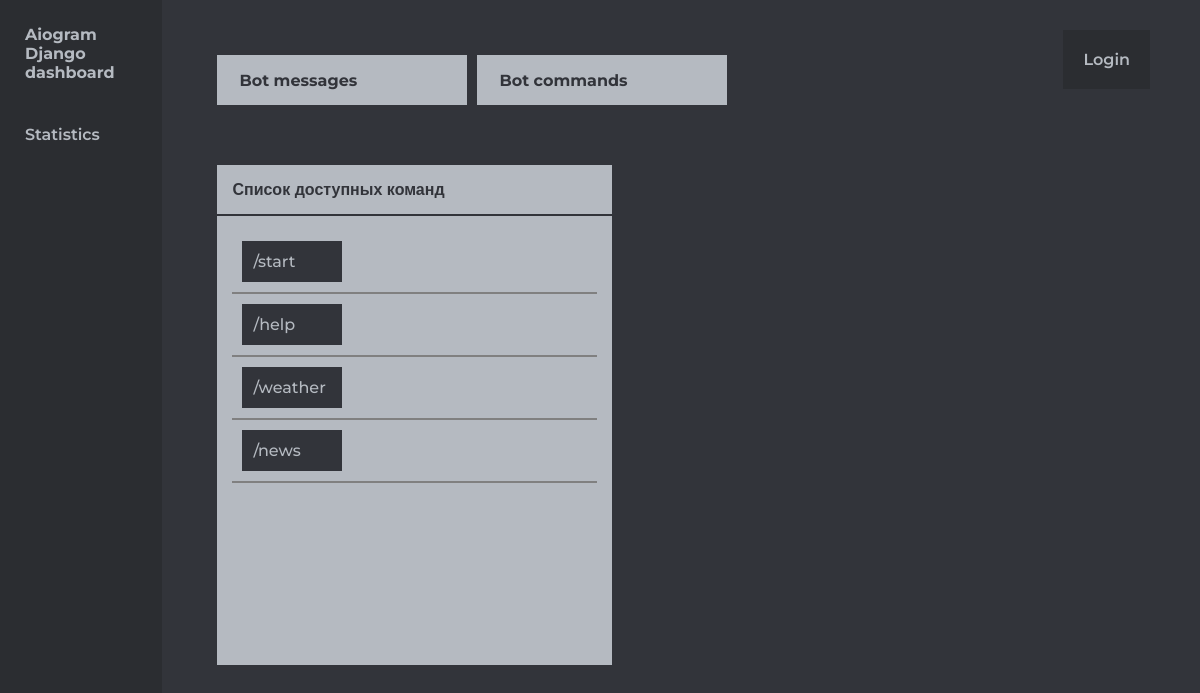
The page /commands/ on the database its author committed.
### bot_messages/models.py (models this page shows, shortened)
class Command(models.Model):
    command = models.CharField(max_length=124)
    text = models.TextField()
    def get_absolute_url(self):
        return reverse('command-detail', kwargs={'pk': self.pk})

### bot_messages/views.py (the view)
# urls.py: path('commands/', CommandListView.as_view(), name='commands-list'),
class CommandListView(ListView):
    template_name = 'bot_messages/command_list.html'
    model = Command
    context_object_name = 'commands'
    def get_context_data(self, **kwargs):
        context = super().get_context_data(**kwargs)
        context["title"] = "Command list"
        return context

### templates/bot_messages/command_list.html (shortened to what this page needs)
{% extends 'base.html' %}
{% load static %}
{% block links %}
<link rel="stylesheet" href="{% static 'css/dashboard.css' %}">
<link rel="stylesheet" href="{% static 'css/include/sidebar.css' %}">
{% endblock %}
{% block content %}
<div class="container">
    {% include 'include/sidebar.html' %}
    <section class="content">
    {% include 'include/dashboard-controls.html' %}
        <section class="articles">
            <article class="article__default popular__commands">
                <h1 class="title">Список доступных команд</h1>
                <ul class="commands__ul">
                    {% for command in commands %}
                    <ul class="command__ul">
                        <a class="command_li command__title command__link" href="{{ command.get_absolute_url }}">{{ command.command }}</a>
                    </ul>
                    {% endfor %}
                </ul>
            </article>
        </section>
    </section>
</div>
{% endblock %}

### static/css/base.css (style rules this page uses)
* { font-size: 16px; margin: 0px; padding: 0px; box-sizing: border-box; font-family: 'Montserrat', sans-serif; }
.container { display: flex; height: 100vh; background-color: #32343a; }

### static/css/dashboard.css (style rules this page uses)
.content { width: 100%; height: 100vh; display: flex; flex-direction: column; }
.content .articles { display: flex; margin-left: 50px; }
.content .article__default { background-color: #b5bac1; width: 40%; height: 500px; justify-self: left; align-self: center; margin: 5px; overflow: auto; }
.content .article__default .title { color: #32343a; padding: 15px; }
.content .article__default .commands__ul { border-top: 2px solid #32343a; padding: 15px; list-style-type: none; }
.commands__ul .command__ul { padding: 10px; list-style-type: none; border-bottom: 2px solid grey; display: flex; }
.commands__ul .command__title { background-color: #32343a; color: #b5bac1; font-weight: 500; width: 100px; padding: 9px; border: 2px solid #32343a; }
.command__link { text-decoration: none; }

### static/css/include/sidebar.css (style rules this page uses)
.sidebar p, h1, a { color: #b5bac1; }

### rows shown on the page
Command: command "/start"
Command: command "/help"
Command: command "/weather"
Command: command "/news"
